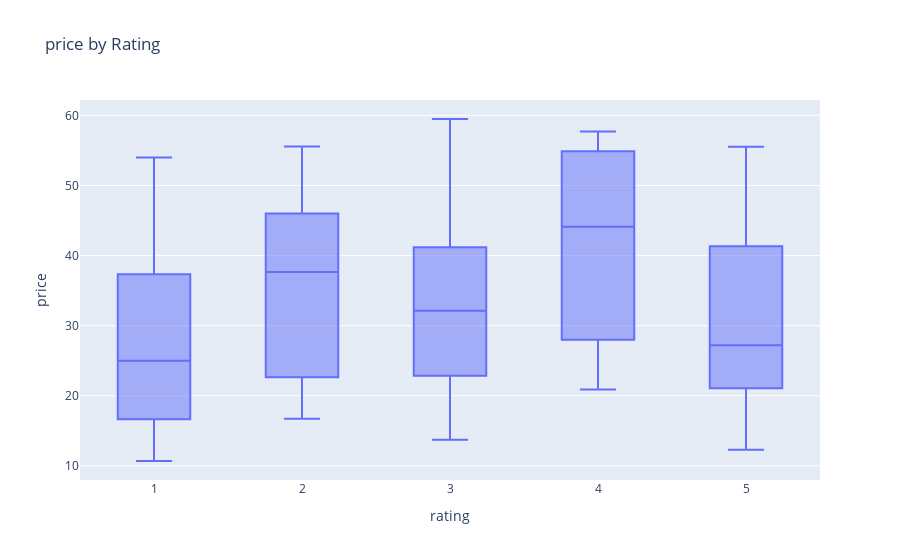

The notebook cell saved with this chart:
### Markdown cell above
## 박스 플로트 (4분위 형태의 그래프)

### Code cell
# 평점별 가격분포
fig = px.box(
    df,
    x="rating",
    y="price",
    title="price by Rating" 
)



fig.show()

### Figure 1 — Plotly figure (JSON) as saved in the notebook; plotly's stock layout.template omitted (floating-point values rounded to 4 significant figures)
{"data": [{"alignmentgroup": "True", "hovertemplate": "rating=%{x}<br>price=%{y}<extra></extra>", "legendgroup": "", "marker": {"color": "#636efa"}, "name": "", "notched": false, "offsetgroup": "", "orientation": "v", "showlegend": false, "type": "box", "x": [2, 4, 3, 2, 3, 2, 1, 4, 1, 3, 5, 4, 1, 4, 1, 4, 2, 1, 1, 5, 2, 3, 4, 3, 1, 3, 2, 3, 5, 5, 4, 4, 2, 5, 3, 1, 3, 2, 4, 5, 3, 3, 1, 1, 3, 5, 1, 5, 4, 3, 2, 4, 2, 3, 1, 4, 5, 1, 5, 5, 2, 1, 2, 5, 5, 3, 3, 4, 5], "x0": " ", "xaxis": "x", "y": [45.17, 49.43, 48.87, 36.94, 37.33, 44.34, 30.54, 56.88, 23.21, 38.95, 26.08, 47.82, 19.63, 56.5, 16.64, 44.1, 54.21, 13.92, 10.69, 48.35, 16.73, 26.8, 54.36, 35.28, 11.84, 59.48, 27.26, 13.71, 25.37, 52.3, 20.89, 24.8, 38.38, 23.05, 43.45, 19.21, 25.4, 24.72, 57.7, 12.29, 15.85, 20.3, 53.98, 53.74, 29.69, 55.53, 36.95, 30.25, 28.08, 45.84, 20.55, 39.01, 17.28, 16.62, 37.34, 32.97, 28.32, 26.77, 21.07, 35.66, 55.55, 49.53, 46.83, 20.79, 41.32, 34.56, 25.83, 27.7, 16.97], "y0": " ", "yaxis": "y"}], "layout": {"boxmode": "group", "legend": {"tracegroupgap": 0}, "title": {"text": "price by Rating"}, "xaxis": {"anchor": "y", "domain": [0, 1], "title": {"text": "rating"}}, "yaxis": {"anchor": "x", "domain": [0, 1], "title": {"text": "price"}}}}
